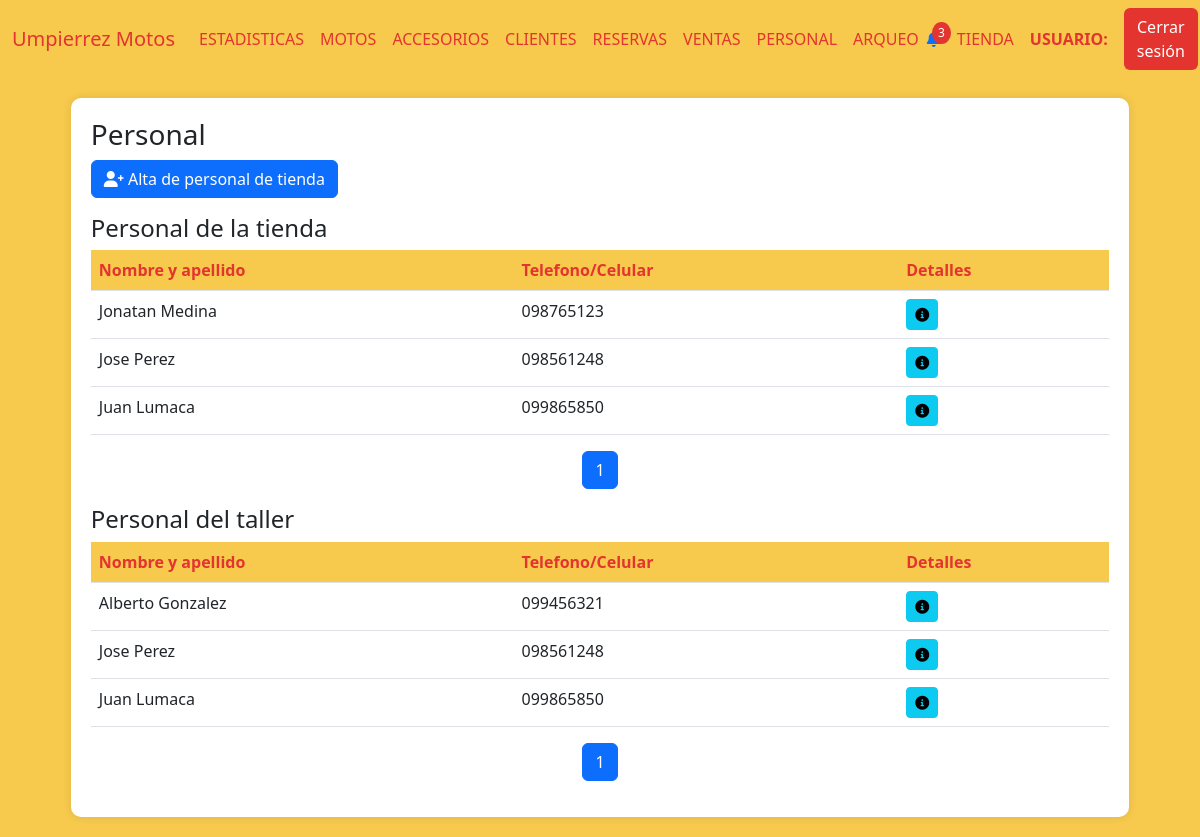
Before: /personal (signed in) with the older database file.
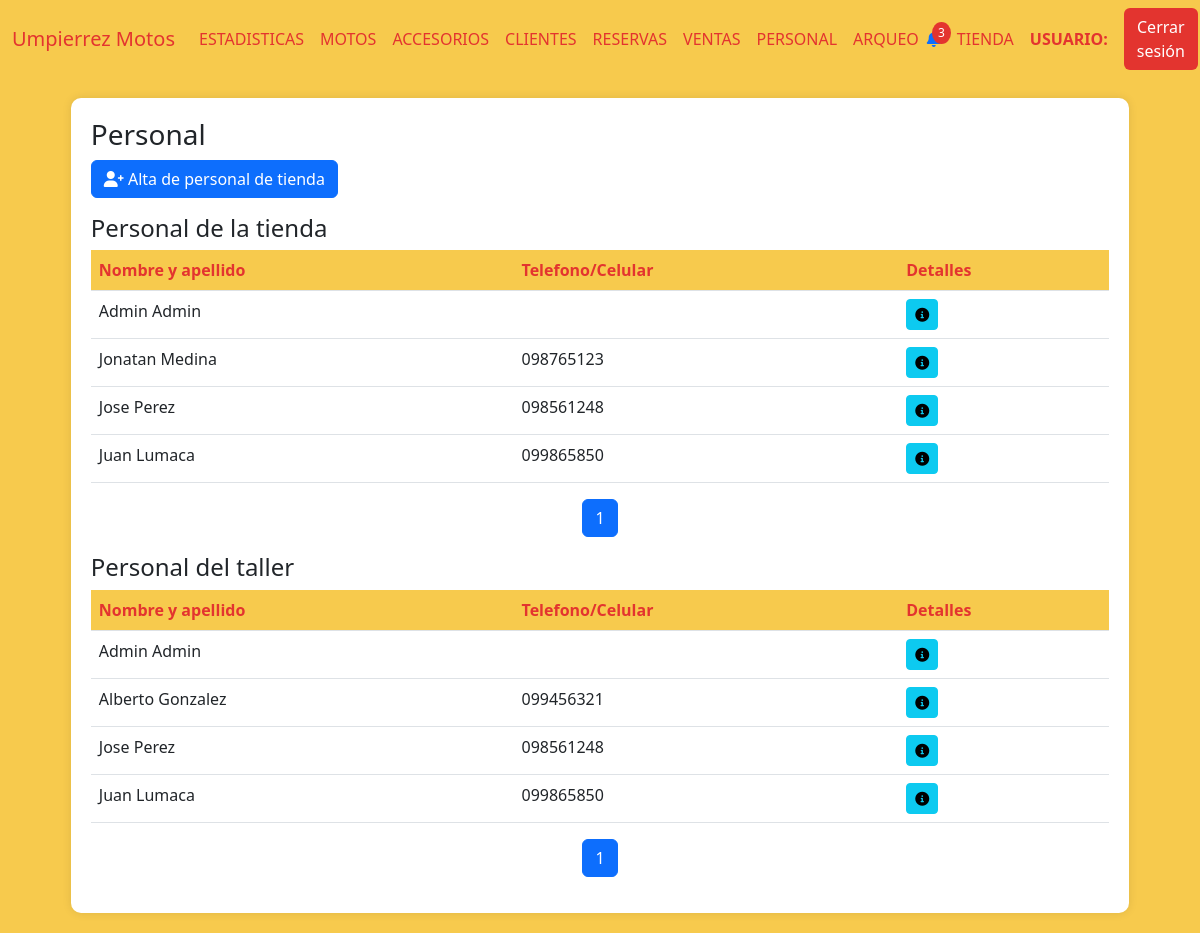
After: the same page with the newer database file.
### AppUM/models.py (models this page shows)
class Personal(models.Model):
    documento = models.CharField(max_length=20, unique=True)
    nombre = models.CharField(max_length=20)
    apellido  = models.CharField(max_length=20)
    fecha_nacimiento = models.DateField()
    usuario = models.CharField(max_length=100,unique=True)
    contrasena = models.CharField(max_length=20)
    correo = models.CharField(max_length=40,unique=True)
    telefono = models.CharField(max_length=10,unique=True)
    primera_sesion = models.BooleanField(default=False)

### AppUM/decorators.py (the view)
    def _wrapped_view(request, *args, **kwargs):
        user = request.user
        if user.is_authenticated:
            usuario_consulta = Personal.objects.filter(usuario=user.username).first()
            if usuario_consulta:
                if Administrativo.objects.filter(personal_ptr_id=usuario_consulta.id,activo=1).exists():
                    return view_func(request, *args, **kwargs)
                else:
                    raise PermissionDenied
            else:
                return view_func(request, *args, **kwargs)
        else:
            return redirect('Login')  # Redirigir al login si no está autenticado

### AppUM/templates/perfil_administrativo/personal/personal.html (shortened to what this page needs)
{% extends "perfil_administrativo/padre_perfil_administrativo.html" %}
{% load static %}
{% block contenidoQueCambia %}
<link href="https://cdnjs.cloudflare.com/ajax/libs/font-awesome/6.0.0/css/all.min.css" rel="stylesheet">
<link href="https://cdn.jsdelivr.net/npm/bootstrap-icons@1.10.0/font/bootstrap-icons.css" rel="stylesheet">
<div class="table-container" id="inventarios">
    <h3>Personal</h3>
    <a href="{% url 'PersonalAlta' %}" class="btn btn-primary mb-3">
        <i class="fas fa-user-plus"></i> Alta de personal de tienda
    </a>
    <h4>Personal de la tienda</h4>
    <table class="table">
        <thead>
            <tr>
                <th>Nombre y apellido</th>
                <th>Telefono/Celular</th>
                <th>Detalles</th>
            </tr>
        </thead>
        <tbody>
            {% if page_obj %}
                {% for personal in page_obj %}
                <tr>
                    <td>{{ personal.nombre }} {{ personal.apellido }}</td>
                    <td>{{ personal.telefono }}</td>
                    <td>
                        <a href="{% url 'PersonalDetalle' personal.id %}"><button class="btn btn-sm btn-info"><i class="fas fa-info-circle"></i></button></a>
                    </td>
                </tr>
                {% endfor %}
            {% else %}
                <tr>
                    <td colspan="9" class="text-center text-muted">
                        No hay registro de personal ingresado.
                    </td>
                </tr>
            {% endif %}
        </tbody>
    </table>
    <nav aria-label="Page navigation">
        <ul class="pagination justify-content-center">
            {% for num in page_obj.paginator.page_range %}
            <li class="page-item {% if page_obj.number == num %}active{% endif %}">
                <a class="page-link" href="?page={{ num }}">{{ num }}</a>
            </li>
            {% endfor %}
        </ul>
    </nav>
    <h4>Personal del taller</h4>
    <table class="table">
        <thead>
            <tr>
                <th>Nombre y apellido</th>
                <th>Telefono/Celular</th>
                <th>Detalles</th>
            </tr>
        </thead>
        <tbody>
            {% if page_objMec %}
                {% for personal in page_objMec %}
                <tr>
                    <td>{{ personal.nombre }} {{ personal.apellido }}</td>
                    <td>{{ personal.telefono }}</td>
                    <td>
                        <a href="{% url 'PersonalDetalle' personal.id %}"><button class="btn btn-sm btn-info"><i class="fas fa-info-circle"></i></button></a>
                    </td>
                </tr>
                {% endfor %}
            {% else %}
                <tr>
                    <td colspan="9" class="text-center text-muted">
                        No hay registro de personal ingresado.
                    </td>
                </tr>
            {% endif %}
        </tbody>
    </table>
    <nav aria-label="Page navigation">
        <ul class="pagination justify-content-center">
            {% for num in page_objMec.paginator.page_range %}
            <li class="page-item {% if page_objMec.number == num %}active{% endif %}">
                <a class="page-link" href="?page={{ num }}">{{ num }}</a>
            </li>
            {% endfor %}
        </ul>
    </nav>
</div>
{% endblock %}

Changed rows visible on the page:
added Personal: nombre "Admin", apellido "Admin"
